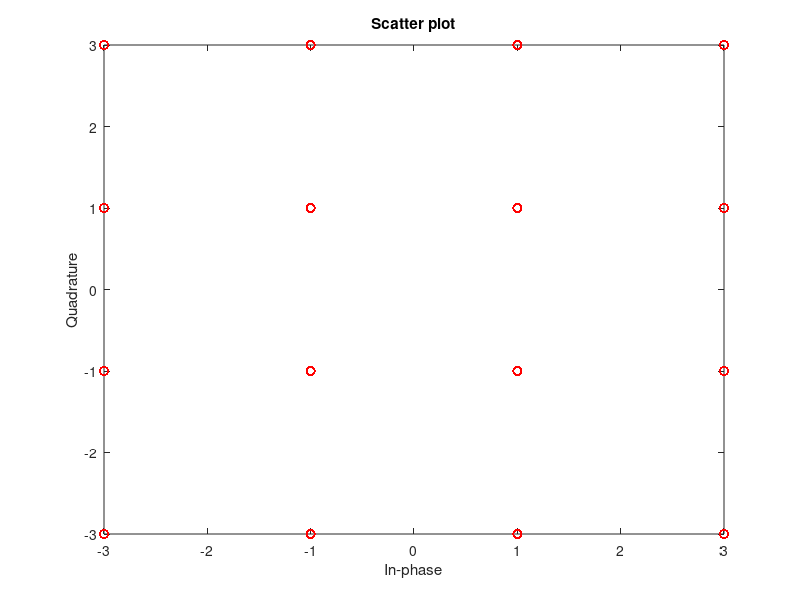

Write the MATLAB code that produced this figure. (Note: this script raises an error after producing the figure.)
clear all; close all;clc;

%Etudes de chaines de transmission     16_QAM     

Nb = 16000;
M = 16;
alpha = 0.5;
Fe = 12*10^3;
Rb = 6 * 10^3;
Rs = Rb / log2(M);
Ts = 1/Rs;
Te = 1/Fe;
Ns = Ts/Te;
span = 8 ;


%generation des bits
bits = randi([0 1], 1,Nb);

% groupement des bits par log2(M)
blocs_bits=reshape(bits,log2(M),length(bits)/log2(M)).';

% conversion des groupes de bits en une valeur décimale (de 0 à M-1)
symboles_decimaux=bi2de(blocs_bits);

%mapping
symboles = qammod(symboles_decimaux,M,'gray').';

% Tracé des constellations en sortie du mapping 
figure();scatterplot(symboles,1,0,'ro');

%suite des impultions dirac
Suite_dirac = kron(symboles,[1 zeros(1,Ns-1)]);

%filtre mise enforme + filtre reception
h = rcosdesign(alpha,span,Ns,'sqrt');

%filtrage mise en forme
xe = conv(Suite_dirac,h,'same');

%DSP du l'envloppe complexe
DSP = (1/length(xe))*abs(fft(xe,2^nextpow2(length(xe)))).^2;
figure; 
plot(linspace(-Fe/2,Fe/2,2^nextpow2(length(real(xe)))),fftshift(DSP));
ylabel ('DSP du signal');
xlabel('f en HZ');
title('DSP du signal modulé sur porteuse');

%filtrage de reception
z =  conv(xe,h,'same');

%echantillionage
z_echan = z(1:Ns:end);

%décisions + demapping
z_dec = qamdemod(z_echan.',M,'gray');
demodbi=de2bi(z_dec.');
bits_decides=reshape(demodbi.',size(demodbi,1)*size(demodbi,2),1).';

TEB = sum(bits(3:end)~=bits_decides(3:end))/length(bits);

%%Implantation de la chaine avec bruit
TEB_bruit = zeros(1,7);
k = 0;

EbN0db = [0:6];
EbN0 = 10.^(EbN0db/10) ;

for k=1:length(EbN0) 
    
    % groupement des bits par log2(M)
    blocs_bits=reshape(bits,log2(M),length(bits)/log2(M)).';

    % conversion des groupes de bits en une valeur décimale (de 0 à M-1)
    symboles_decimaux=bi2de(blocs_bits);

    %mapping
    symboles = qammod(symboles_decimaux,M,'gray').';
    
    %suite des impultions dirac
    Suite_dirac = kron(symboles,[1 zeros(1,Ns-1)]);
    
    %filtrage mise en forme
    xe = conv(Suite_dirac,h,'same');
        
    %calcul de la puissance du signal transmis
    Pr = mean(abs(xe).^2) ;
    
    %calcul du signal bruit sur la voie I 
    n_I = (sqrt((Pr*Ns)/(2*log2(M)*EbN0(k)))*randn(1,length(xe)));
    
    %calcul du signal bruit sur la voie Q 
    n_Q = (sqrt((Pr*Ns)/(2*log2(M)*EbN0(k)))*randn(1,length(xe)));
    
    %ajout du bruit 
    xe = xe + (n_I + (1i * n_Q));
    
    
    %filtrage de reception
    z =  conv(xe,h,'same');

    %echantillionage
    z_echan = z(1:Ns:end);
    
    %tracé des constellations
    figure(1);
    subplot(3,3,k+1);
    plot(real(z_echan),imag(z_echan),'k.');
    xlabel('I')
    ylabel('Q')
    title(["constellations pour Eb/No = ",k-1,"db"])

    %décisions + demapping
    z_dec = qamdemod(z_echan.',M,'gray');
    demodbi=de2bi(z_dec.');
    bits_decides=reshape(demodbi.',size(demodbi,1)*size(demodbi,2),1).';

    
    %calcul du teb
    TEB_bruit(k) = sum(bits(3:end) ~= bits_decides(3:end))/(length(bits) -1) ; 
    
end

%Tracé du TEB calculé
figure;
semilogy(EbN0db,TEB_bruit);
xlabel('Eb/N0 db'),
ylabel('TEB'),
title('Tracé du TEB calculé');

%Comparaison du TEB theorique et TEB calculé
TEB_theo = (4 / log2(M)) * (1 - (1/sqrt(M))) * qfunc(sqrt((3*log2(M)/(M-1))* 10.^(EbN0db/10)));
figure;
semilogy(EbN0db,TEB_theo);hold on;
semilogy(EbN0db,TEB_bruit);
xlabel('Eb/N0 db'),
ylabel('TEB'),
legend('TEB theorique','TEB calculé')
title('Comparaison du TEB theorique et TEB calculé ');
